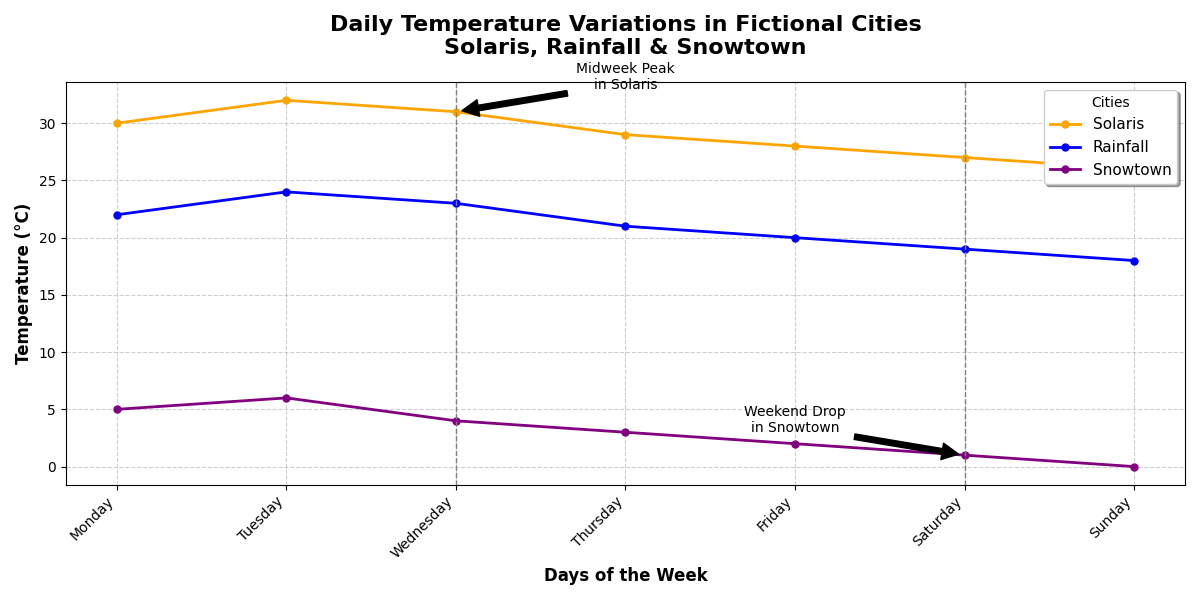

Reproduce this figure in Python.
import matplotlib.pyplot as plt
import numpy as np

# Backstory:
# This chart shows the daily temperature variations in three different fictional cities - Solaris, Rainfall, and Snowtown - over a week.
# The goal is to visualize how the temperatures fluctuate over a typical week, helping climatologists understand urban microclimates.

# Create data for the days of the week
days = ['Monday', 'Tuesday', 'Wednesday', 'Thursday', 'Friday', 'Saturday', 'Sunday']

# Temperature data for Solaris, Rainfall, and Snowtown
solar_temps = [30, 32, 31, 29, 28, 27, 26]  # Temperate city with moderate heat
rain_temps = [22, 24, 23, 21, 20, 19, 18]   # Cool and rainy city
snow_temps = [5, 6, 4, 3, 2, 1, 0]         # Snow-covered, cold city

# Convert days to a numerical range for better plotting
day_indices = np.arange(len(days))

# Create the plot
fig, ax = plt.subplots(figsize=(12, 6))

# Plotting the line charts
ax.plot(day_indices, solar_temps, marker='o', markersize=5, color='orange', label='Solaris', linestyle='-', linewidth=2)
ax.plot(day_indices, rain_temps, marker='o', markersize=5, color='blue', label='Rainfall', linestyle='-', linewidth=2)
ax.plot(day_indices, snow_temps, marker='o', markersize=5, color='purple', label='Snowtown', linestyle='-', linewidth=2)

# Adding title and labels
ax.set_title('Daily Temperature Variations in Fictional Cities\nSolaris, Rainfall & Snowtown', fontsize=16, weight='bold', pad=20)
ax.set_xlabel('Days of the Week', fontsize=12, weight='bold')
ax.set_ylabel('Temperature (°C)', fontsize=12, weight='bold')

# Setting custom ticks
ax.set_xticks(day_indices)
ax.set_xticklabels(days, rotation=45, ha='right')

# Adding grid for better readability
ax.grid(visible=True, linestyle='--', alpha=0.6)

# Adding a legend
ax.legend(loc='upper right', fontsize=11, shadow=True, title='Cities')

# Highlight specific days with vertical lines
highlight_days = [2, 5]  # Wednesday and Saturday
for day in highlight_days:
    ax.axvline(x=day, color='grey', linestyle='--', linewidth=1)

# Annotate significant points
ax.annotate('Midweek Peak\nin Solaris', xy=(2, 31), xytext=(3, 33),
            arrowprops=dict(facecolor='black', shrink=0.05), fontsize=10, ha='center')
ax.annotate('Weekend Drop\nin Snowtown', xy=(5, 1), xytext=(4, 3),
            arrowprops=dict(facecolor='black', shrink=0.05), fontsize=10, ha='center')

# Automatically adjust the layout to avoid overlap
plt.tight_layout()

# Display the plot
plt.show()
